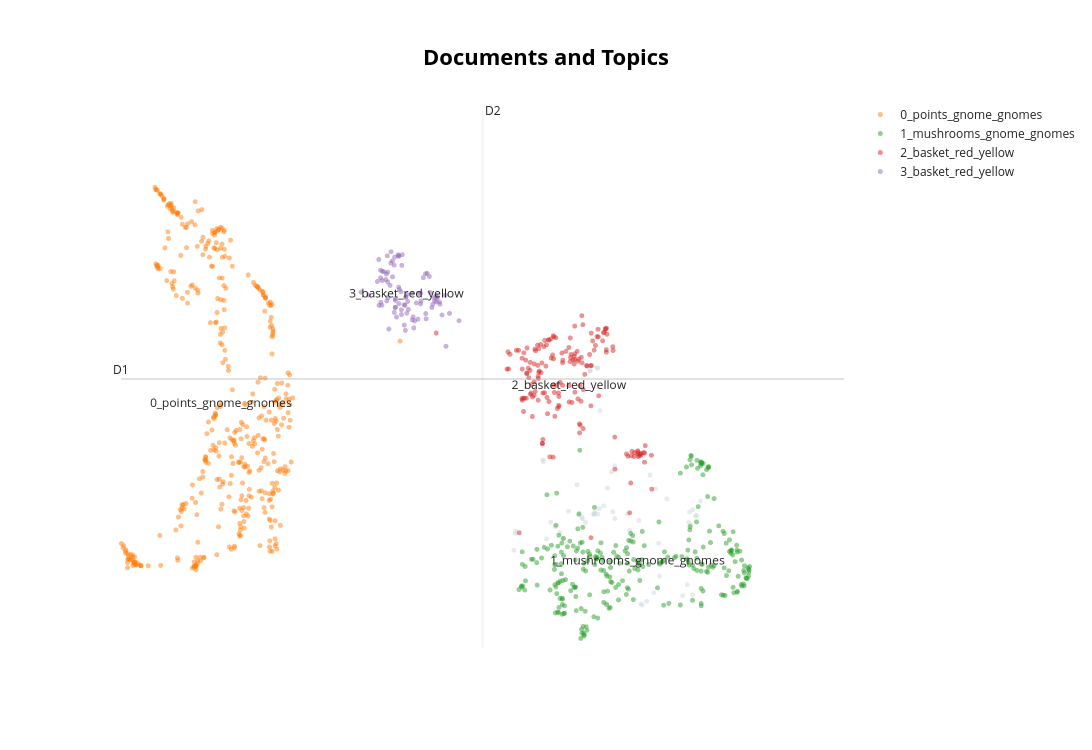

The cell this chart's notebook holds for it:
### Markdown cell above
Visualization

### Code cell
topic_model.visualize_documents(docs)
